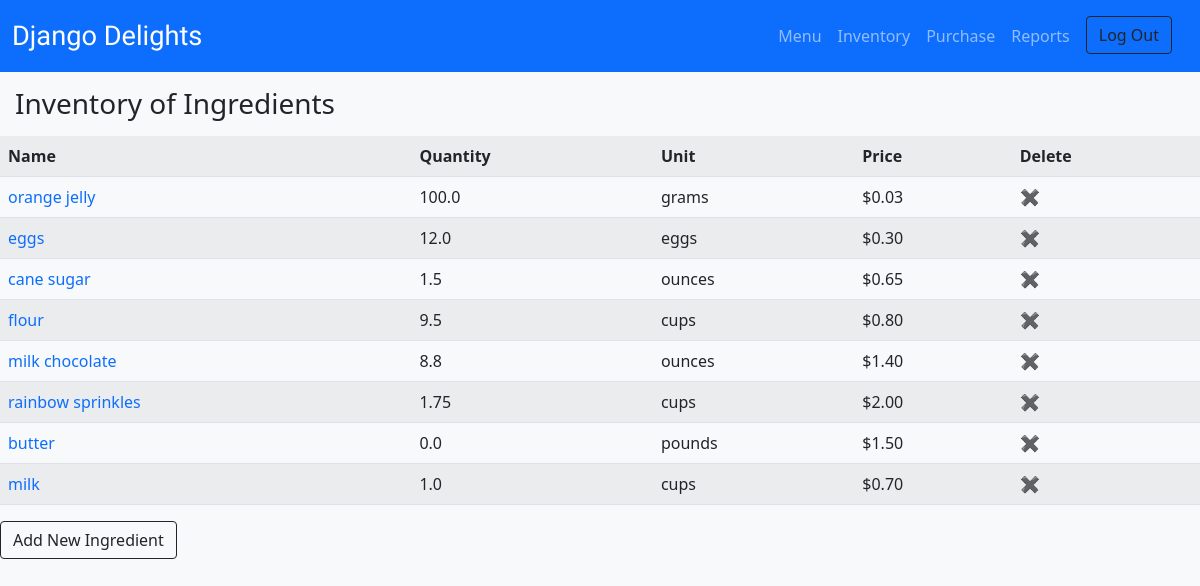
The app's page /ingredient/ (signed in) with its own data.
### djangodelights/models.py (models this page shows, shortened)
class Ingredient(models.Model):
    name = models.CharField(max_length=100)
    quantity = models.FloatField()
    unit = models.CharField(max_length=100)
    unit_price = models.FloatField()

### djangodelights/views.py (the view)
# urls.py: path("ingredient/", views.IngredientListView.as_view(), name="ingredient_list"),
class IngredientListView(LoginRequiredMixin, ListView):
    model = Ingredient
    template_name = "djangodelights/ingredient_list.html"
    def get_context_data(self):
        context = super().get_context_data()
        context["ingredients"] = Ingredient.objects.all()
        return context

### djangodelights/templates/djangodelights/ingredient_list.html
{% extends 'base.html'%}
{% load static %}
{% block content %}
<h3>Inventory of Ingredients</h3>
<table class="table table-striped">
  <tr>
    <th>Name</th>
    <th>Quantity</th>
    <th>Unit</th>
    <th>Price</th>
    <th>Delete</th>
  </tr>
  {% for ingredient in ingredients %}
  <tr>
    <td><a href="{% url 'ingredient_update' ingredient.id %}">{{ingredient.name}}</a></td>
    <td>{{ingredient.quantity}}</td>
    <td>{{ingredient.unit|lower}}</td>
    <td>${{ingredient.unit_price|floatformat:2}}</td>
    <td><a href="{% url 'ingredient_delete' ingredient.id %}">✖️</a></td>
  </tr>
  {% endfor %}
</table>
<a class="btn btn-outline-dark" href="{% url 'ingredient_create' %}">Add New Ingredient<a>
{% endblock %}

### djangodelights/static/djangodelights/styles.css (style rules this page uses)
html { font-family: "IBM Plex Sans", sans-serif; }
a { text-decoration: none; }
h3 { margin: 15px; }

### records on screen
Ingredient: name "orange jelly", quantity "100.0", unit "grams", unit_price "0.03"
Ingredient: name "eggs", quantity "12.0", unit "eggs", unit_price "0.30"
Ingredient: name "cane sugar", quantity "1.5", unit "ounces", unit_price "0.65"
Ingredient: name "flour", quantity "9.5", unit "cups", unit_price "0.80"
Ingredient: name "milk chocolate", quantity "8.8", unit "ounces", unit_price "1.40"
Ingredient: name "rainbow sprinkles", quantity "1.75", unit "cups", unit_price "2.00"
Ingredient: name "butter", quantity "0.0", unit "pounds", unit_price "1.50"
Ingredient: name "milk", quantity "1.0", unit "cups", unit_price "0.70"
